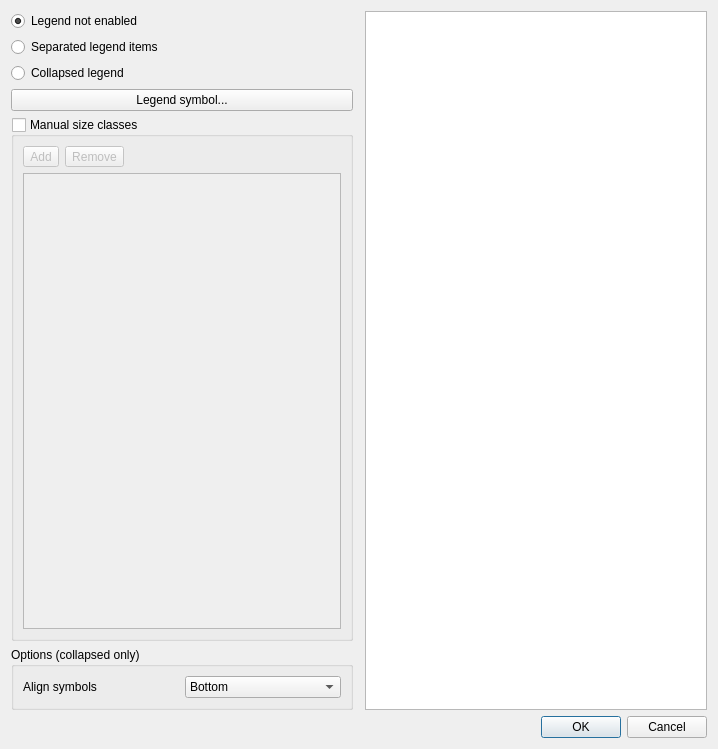
<?xml version="1.0" encoding="UTF-8"?>
<ui version="4.0">
 <class>QgsDataDefinedSizeLegendDialog</class>
 <widget class="QDialog" name="QgsDataDefinedSizeLegendDialog">
  <property name="geometry">
   <rect>
    <x>0</x>
    <y>0</y>
    <width>718</width>
    <height>749</height>
   </rect>
  </property>
  <property name="windowTitle">
   <string>Data-defined size legend</string>
  </property>
  <layout class="QGridLayout" name="gridLayout">
   <item row="0" column="0">
    <layout class="QVBoxLayout" name="verticalLayout">
     <item>
      <widget class="QRadioButton" name="radDisabled">
       <property name="text">
        <string>Legend not enabled</string>
       </property>
       <property name="checked">
        <bool>true</bool>
       </property>
      </widget>
     </item>
     <item>
      <widget class="QRadioButton" name="radSeparated">
       <property name="text">
        <string>Separated legend items</string>
       </property>
      </widget>
     </item>
     <item>
      <widget class="QRadioButton" name="radCollapsed">
       <property name="text">
        <string>Collapsed legend</string>
       </property>
      </widget>
     </item>
     <item>
      <widget class="QPushButton" name="btnChangeSymbol">
       <property name="text">
        <string>Legend symbol...</string>
       </property>
      </widget>
     </item>
     <item>
      <widget class="QGroupBox" name="groupManualSizeClasses">
       <property name="title">
        <string>Manual size classes</string>
       </property>
       <property name="checkable">
        <bool>true</bool>
       </property>
       <property name="checked">
        <bool>false</bool>
       </property>
       <layout class="QVBoxLayout" name="verticalLayout_2">
        <item>
         <layout class="QHBoxLayout" name="horizontalLayout_2">
          <item>
           <widget class="QToolButton" name="btnAddClass">
            <property name="text">
             <string>Add</string>
            </property>
           </widget>
          </item>
          <item>
           <widget class="QToolButton" name="btnRemoveClass">
            <property name="text">
             <string>Remove</string>
            </property>
           </widget>
          </item>
          <item>
           <spacer name="horizontalSpacer">
            <property name="orientation">
             <enum>Qt::Horizontal</enum>
            </property>
            <property name="sizeHint" stdset="0">
             <size>
              <width>40</width>
              <height>20</height>
             </size>
            </property>
           </spacer>
          </item>
         </layout>
        </item>
        <item>
         <widget class="QTreeView" name="viewSizeClasses">
          <property name="rootIsDecorated">
           <bool>false</bool>
          </property>
         </widget>
        </item>
       </layout>
      </widget>
     </item>
     <item>
      <widget class="QGroupBox" name="groupBox">
       <property name="title">
        <string>Options (collapsed only)</string>
       </property>
       <layout class="QHBoxLayout" name="horizontalLayout">
        <item>
         <widget class="QLabel" name="label">
          <property name="text">
           <string>Align symbols</string>
          </property>
         </widget>
        </item>
        <item>
         <widget class="QComboBox" name="cboAlignSymbols">
          <item>
           <property name="text">
            <string>Bottom</string>
           </property>
          </item>
          <item>
           <property name="text">
            <string>Center</string>
           </property>
          </item>
         </widget>
        </item>
       </layout>
      </widget>
     </item>
    </layout>
   </item>
   <item row="0" column="2">
    <widget class="QTreeView" name="viewLayerTree">
     <property name="headerHidden">
      <bool>true</bool>
     </property>
    </widget>
   </item>
   <item row="1" column="0" colspan="3">
    <widget class="QDialogButtonBox" name="buttonBox">
     <property name="orientation">
      <enum>Qt::Horizontal</enum>
     </property>
     <property name="standardButtons">
      <set>QDialogButtonBox::Cancel|QDialogButtonBox::Ok</set>
     </property>
    </widget>
   </item>
  </layout>
 </widget>
 <tabstops>
  <tabstop>radDisabled</tabstop>
  <tabstop>radSeparated</tabstop>
  <tabstop>radCollapsed</tabstop>
  <tabstop>btnChangeSymbol</tabstop>
  <tabstop>groupManualSizeClasses</tabstop>
  <tabstop>btnAddClass</tabstop>
  <tabstop>btnRemoveClass</tabstop>
  <tabstop>viewSizeClasses</tabstop>
  <tabstop>cboAlignSymbols</tabstop>
  <tabstop>viewLayerTree</tabstop>
 </tabstops>
 <resources/>
 <connections>
  <connection>
   <sender>buttonBox</sender>
   <signal>accepted()</signal>
   <receiver>QgsDataDefinedSizeLegendDialog</receiver>
   <slot>accept()</slot>
   <hints>
    <hint type="sourcelabel">
     <x>248</x>
     <y>254</y>
    </hint>
    <hint type="destinationlabel">
     <x>157</x>
     <y>274</y>
    </hint>
   </hints>
  </connection>
  <connection>
   <sender>buttonBox</sender>
   <signal>rejected()</signal>
   <receiver>QgsDataDefinedSizeLegendDialog</receiver>
   <slot>reject()</slot>
   <hints>
    <hint type="sourcelabel">
     <x>316</x>
     <y>260</y>
    </hint>
    <hint type="destinationlabel">
     <x>286</x>
     <y>274</y>
    </hint>
   </hints>
  </connection>
 </connections>
</ui>
